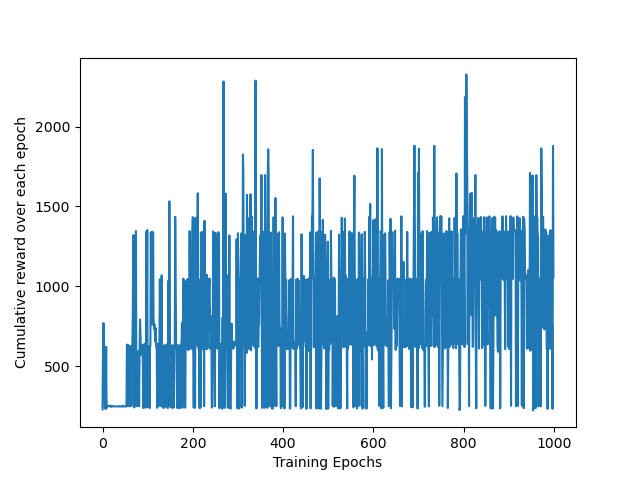

This chart was generated by the following Python code:
import matplotlib.pyplot as plt
import pickle

def save_rewards(rewards, filename='rewards_list.pkl'):
    with open(filename, 'wb+') as temp:
        pickle.dump(rewards, temp)

def load_rewards(filename='rewards_list.pkl'):
    with open(filename, 'rb') as temp:
        rewards = pickle.load(temp)
    return rewards

def plot_rewards(rewards):
    plt.figure()
    plt.plot(rewards)
    plt.xlabel("Training Epochs")
    plt.ylabel("Cumulative reward over each epoch")
    plt.savefig("rewards.png")
    plt.show()

if __name__ == "__main__":
    rewards = load_rewards()
    plot_rewards(rewards)